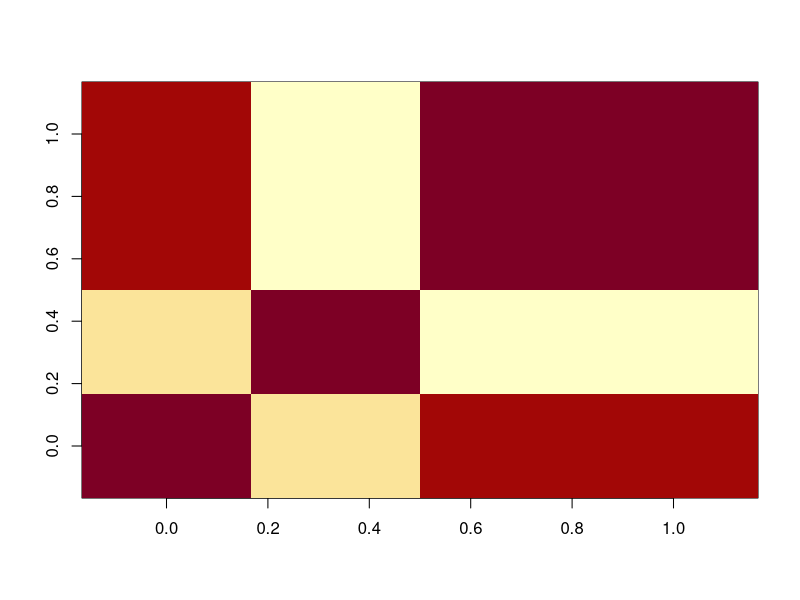
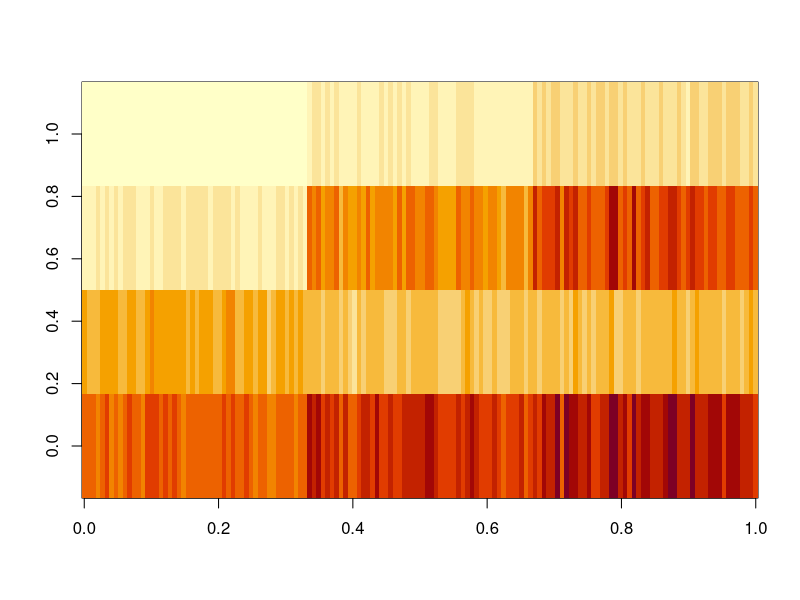
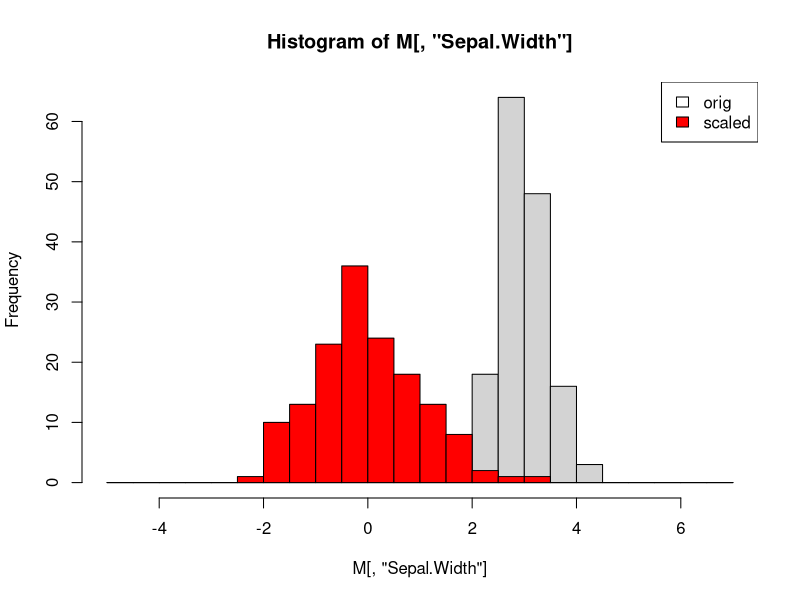
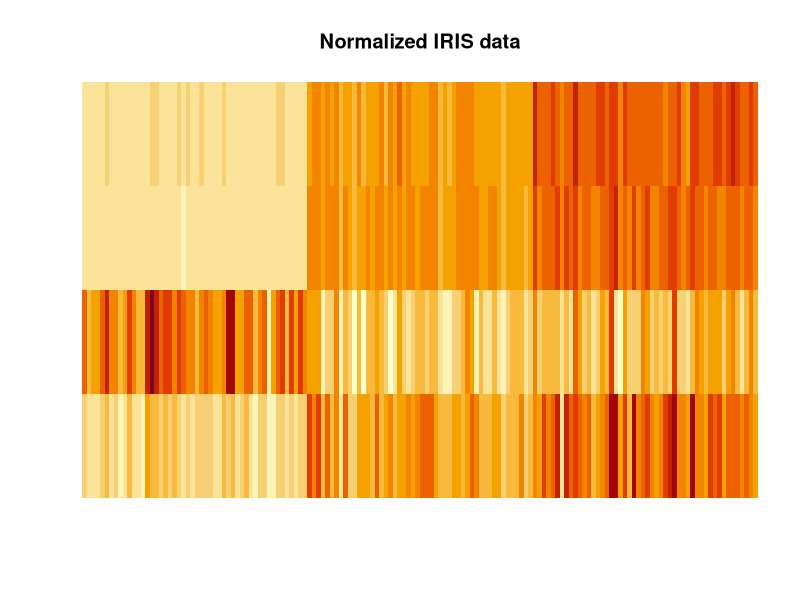
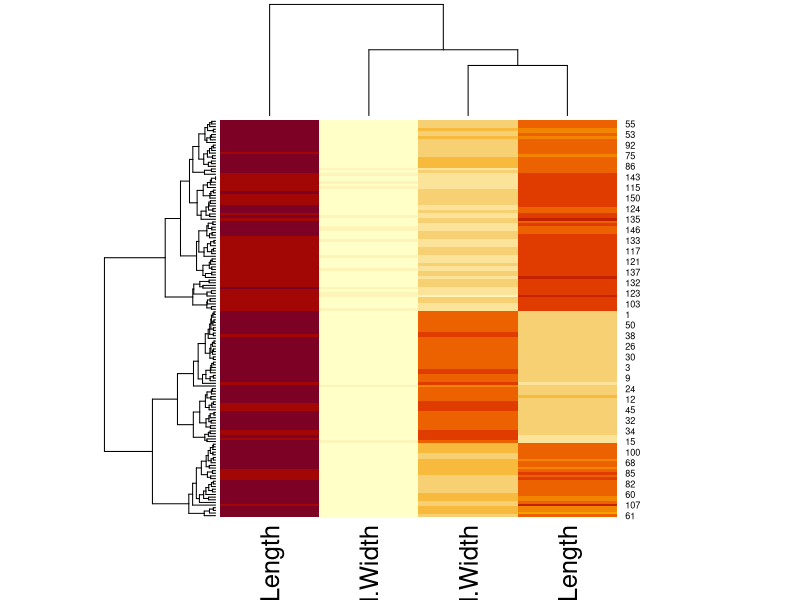
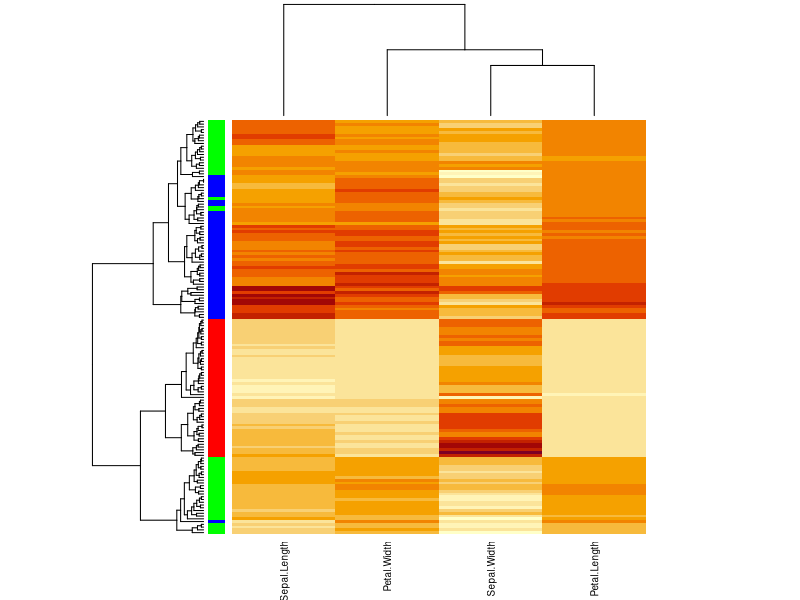
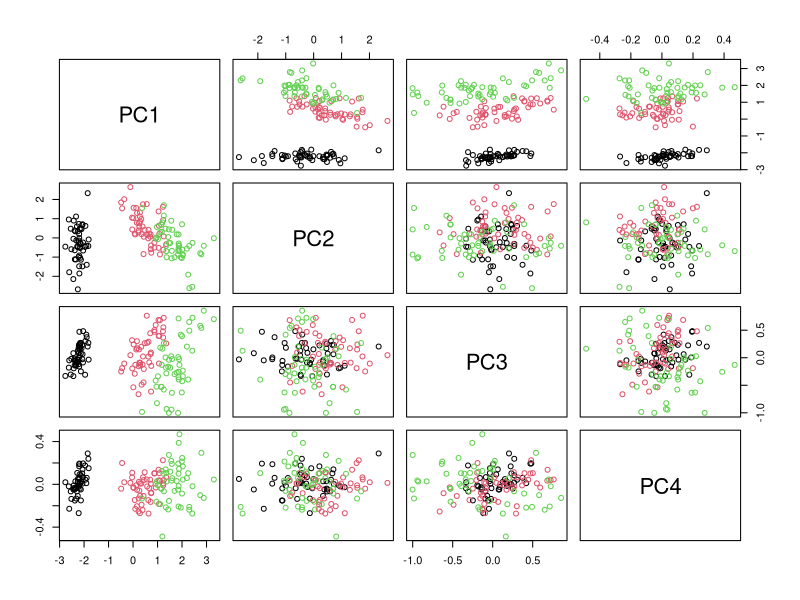
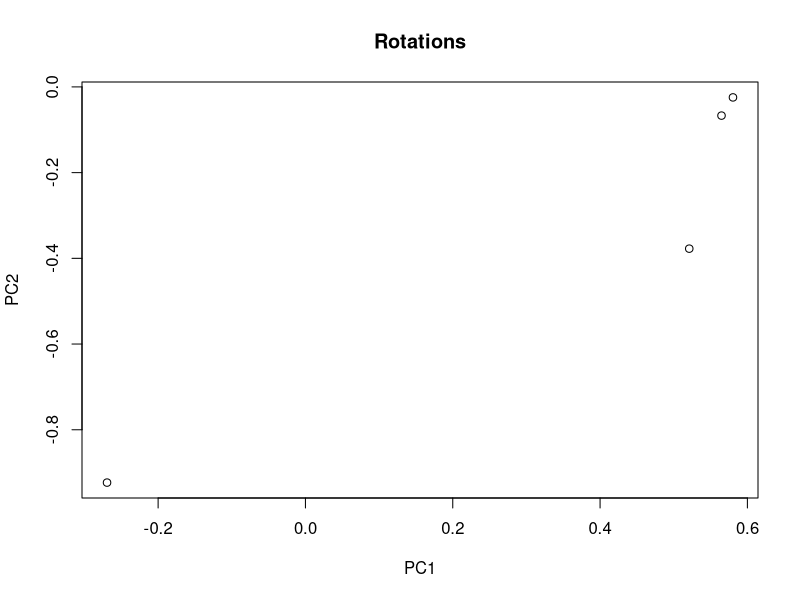

These charts were generated, in order, by the following R code:
## ---- chunk 1
niris=iris[,-5]
C=cor(niris)
C
image(C)
## ---- chunk 2
M=as.matrix(niris)
image(M)
## ---- chunk 3
S=scale(M)            # scales column-wise
br=seq(-5,7,by=0.5)   # set common break points for the histograms below
hist(M[,"Sepal.Width"], breaks = br)
hist(S[,"Sepal.Width"], breaks = br, add=TRUE, col="red")      # add histogram to current plot
legend("topright", c("orig","scaled"), fill=c("white", "red"))

image(S,main="Normalized IRIS data", axes=FALSE)              # as before, suppress axes

#add axes flexibly
#axis(4,at=seq(0,1,length.out=ncol(S)), labels=colnames(S), las=2) # Understand this command
## ---- chunk 4
heatmap(M)
## ---- chunk 5
cols <- rainbow(3)[iris$Species]  # understand how color is defined
heatmap(M,scale="col", RowSideColors=cols,labRow=FALSE, cexCol=0.9)
## ---- chunk 6
pdf("../data/heatmap.pdf") # similar for jpeg, png, ...
heatmap(M,scale="col", RowSideColors=cols,labRow=FALSE, cexCol=0.9)
dev.off()  # close device = pdf file
## ---- chunk 7
D=as.matrix(iris[,-5])     # numerical data, some operations below require matrices not data frames (%*%)
s=iris[,5]                 # species attributes (factor)
## ---- chunk 8
pca=prcomp(D, scale=TRUE)
## ---- chunk 9
R=pca$rotation  # rotation matrix
S=pca$x         # score matrix = rotated scaled data matrix = Ds %*% R
pairs(S, col=s) # 
plot(R[,1:2], main="Rotations")
# covariance matrix of scores is diagonal (by design)
# --> principal components are uncorrelated
CS=cov(S)   # = t(S) %*% S / (nrow(S) - 1)
CS
## ---- chunk 10
plot(S[,1:2],pch=21, bg=s)  # score-plot
## ---- chunk 11
biplot(pca, pc.biplot = TRUE) 
